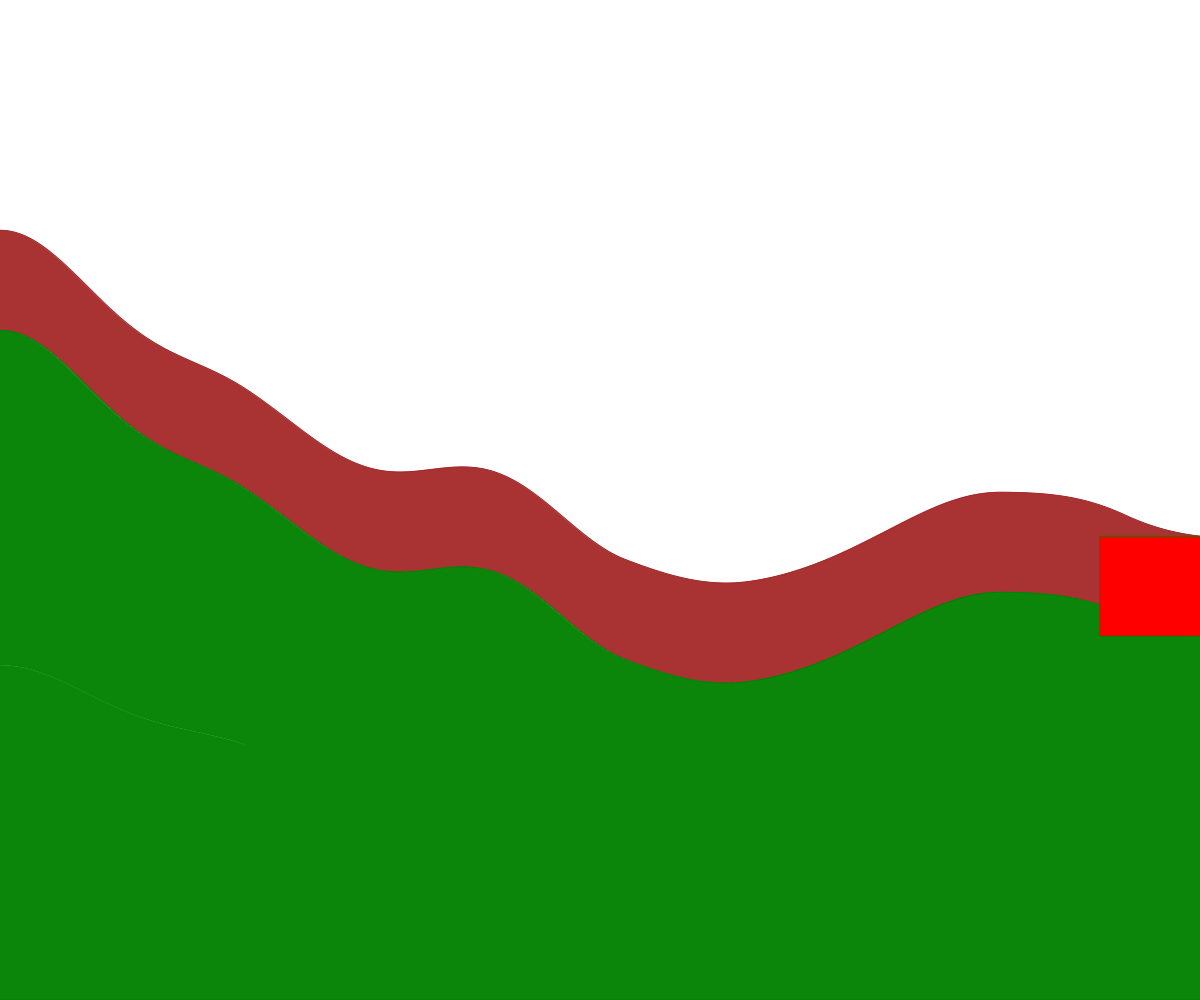
Frame 1 (no input)
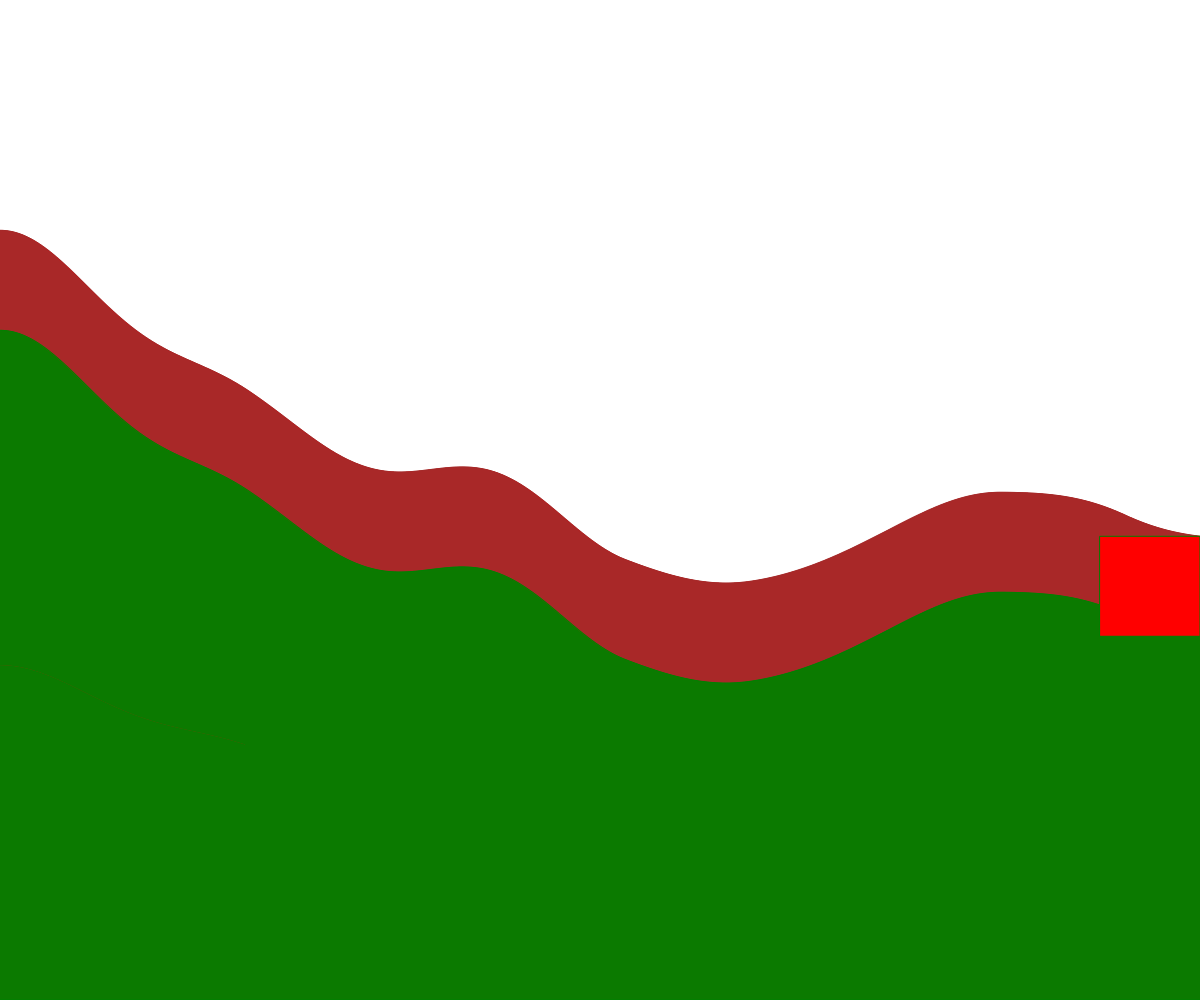
Frame 60 (no input)
Frame 120 (the mouse pressed at the canvas centre since frame 60): identical to frame 60, image omitted

The p5.js sketch that drew these frames (run headless with seeded random() and noise() and a simulated clock; from frame 60 on, the mouse is pressed at the canvas centre):

// p5.js sketch
// ── sketch.js
// Project Title
// Your Name
// Date
//
// Extra for Experts:
// - describe what you did to take this project "above and beyond"


let playerX = 0;
let rectHeight;
let rectWidth;
let time;


function setup() {
  createCanvas(windowWidth, windowHeight);
  time = 0;
  rectWidth = 1;
}

function draw() {
  background("baby blue");
  movePlayer();
  displayTerrain();
  displayPlayer();

}

function movePlayer() {
  if (keyIsPressed && key === "d") {
    playerX += 0.01;
  }
  if (keyIsPressed && key === "a") {
    playerX -= 0.01;
  }
}

function displayTerrain() {
  time = playerX;
  for (let x = 0; x <= width; x += rectWidth) {
    rectHeight = noise(time) * height + 100;
    stroke("brown");
    rect(x, height - rectHeight, rectWidth, rectHeight);

    time += 0.001;
  }
  
  time = playerX;
  for (let x = 0; x <= width; x += rectWidth) {
    rectHeight = noise(time) * height;
    stroke("green");
    rect(x, height - rectHeight, rectWidth, rectHeight);

    time += 0.001;
  }

  
}

function displayPlayer() {
  fill("red");
  rect(playerX + width - 100, height - rectHeight - 100, 100, 100);
}
